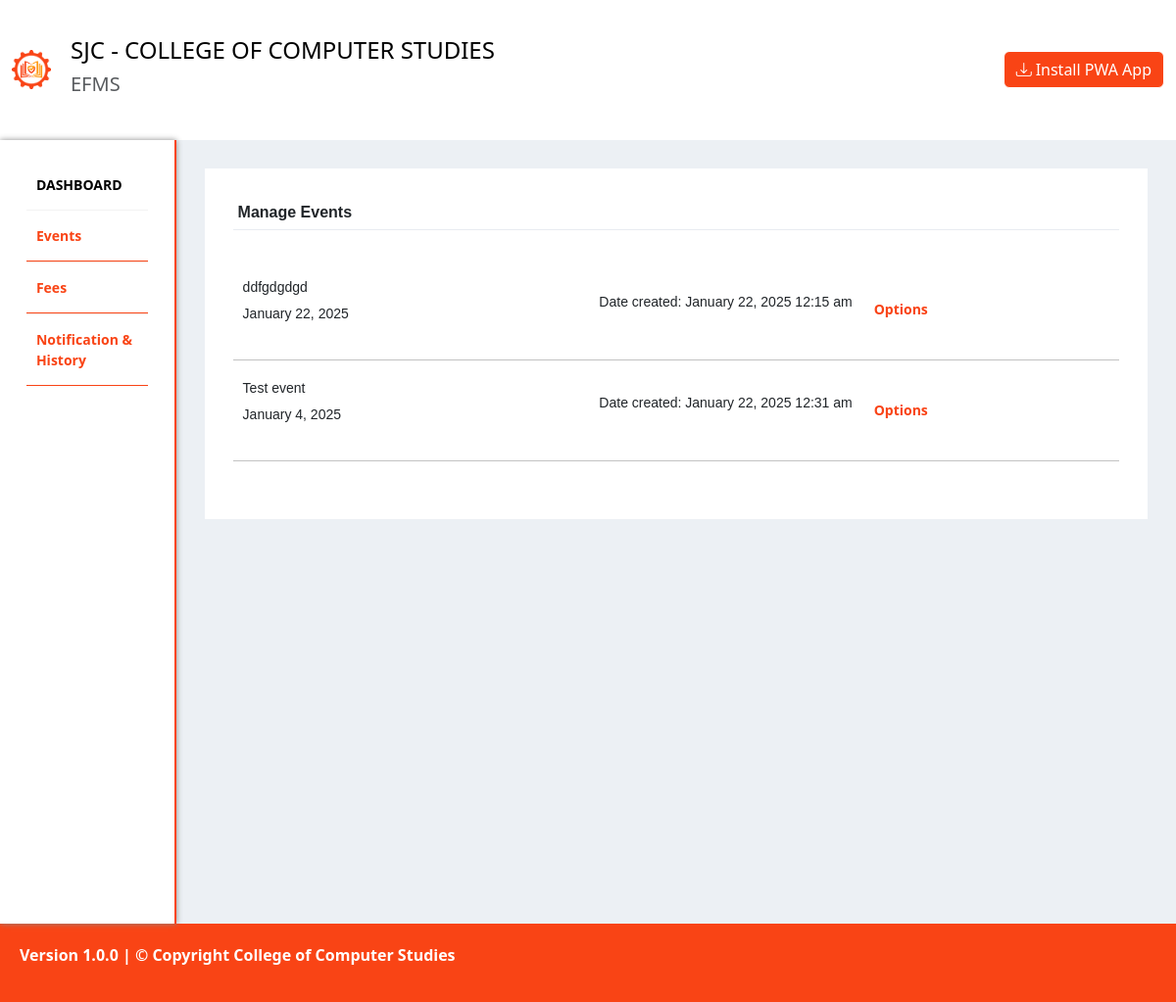
The page /index.php?content=student-index (signed in) on the database its author committed.
### tables this page shows
CREATE TABLE IF NOT EXISTS `events` (
  `id_event` int NOT NULL AUTO_INCREMENT,
  `semester_ID` varchar(99) NOT NULL,
  `name_event` varchar(999) NOT NULL,
  `date_event` date NOT NULL,
  `event_start_time` time NOT NULL,
  `event_end_time` time NOT NULL,
  `event_desc` varchar(999) NOT NULL,
  `date_created` datetime DEFAULT CURRENT_TIMESTAMP,
  `created_by` varchar(99) DEFAULT NULL,
  PRIMARY KEY (`id_event`)
);

### php/db-conn.php (called while the page is built, shortened)
<?php
class Database {
    public function __construct() {
        $this->db = new mysqli("auth-db1632.hstgr.io", "u958767601_shirrah", "Shirrah612345", "u958767601_dcs");
    }
}
?>

### php/student/student-events.php (the view, shortened to what this page needs)
<?php
require_once "././php/db-conn.php";
$db = new Database();
$sql = "SELECT id_event, name_event, date_event, event_desc, date_created FROM events";
$events = $db->db->query($sql);
?>
<link rel="stylesheet" href=".//.//stylesheet/student/student-events.css">
<div class="event-management-con">
<div class="event-management-header">
        <span>Manage Events</span>
    </div>
    <div class="list-events-con">
        <?php if ($events->num_rows > 0): ?>
            <?php while($event = $events->fetch_assoc()): ?>
                <div class="event">
                    <div class="name-date">
                        <h4><?php echo $event['name_event']; ?></h4>
                        <p><?php echo date("F j, Y", strtotime($event['date_event'])); ?></p>
                    </div>
                    <div class="date-created">
                        <p>Date created: <?php echo date("F j, Y g:i a", strtotime($event['date_created'])); ?></p>
                    </div>
                    <div class="action-btn">
                        <div class="dropdown">
                            <span class="dots">Options</span>
                        </div>
                    </div>
                </div>
            <?php endwhile; ?>
        <?php else: ?>
            <p>No events found.</p>
        <?php endif; ?>
    </div>
</div>

### stylesheet/index.css (style rules this page uses)
* { margin: 0; padding: 0; box-sizing: border-box; }
body, html { height: 100%; }

### stylesheet/student/student-events.css (style rules this page uses)
.event-management-con { font-family: "Open-sans", sans-serif; width: auto; height: auto; padding: 1.8rem; margin: 1.8rem; display: flex; flex-direction: column; background-color: white; }
.event-management-header { width: 100%; padding: 5px; border-bottom: solid 1px #e8ecf1; display: flex; flex-direction: row; }
.event-management-header span { font-weight: 600; width: 50%; }
.list-events-con { margin: 30px 0px; width: 100%; height: auto; }
.event { display: flex; flex-direction: row; width: 100%; justify-content: space-between; align-items: center; border-bottom: 1px solid rgb(194, 194, 194); padding: 10px 0; }
.name-date { margin: 10px; width: 40%; }
.name-date h4, .name-date p, .date-created p { font-size: 14px; }
.date-created { width: 30%; }
.action-btn { padding: 10px; width: 30%; display: flex; justify-content: space-around; }
.dots { font-size: 14px; cursor: pointer; padding: 5px; user-select: none; border-radius: 5px; color: #f94316; font-weight: bold; font-family: system-ui, -apple-system, BlinkMacSystemFont, 'Segoe UI', Roboto, Oxygen, Ubuntu, Cantarell, 'Open Sans', 'Helvetica Neue', sans-serif; }
.dropdown { position: relative; display: inline-block; width: 100%; }

### rows shown on the page
events: name_event "ddfgdgdgd", date_event "January 22, 2025", date_created "January 22, 2025 12:15 am"
events: name_event "Test event", date_event "January 4, 2025", date_created "January 22, 2025 12:31 am"
